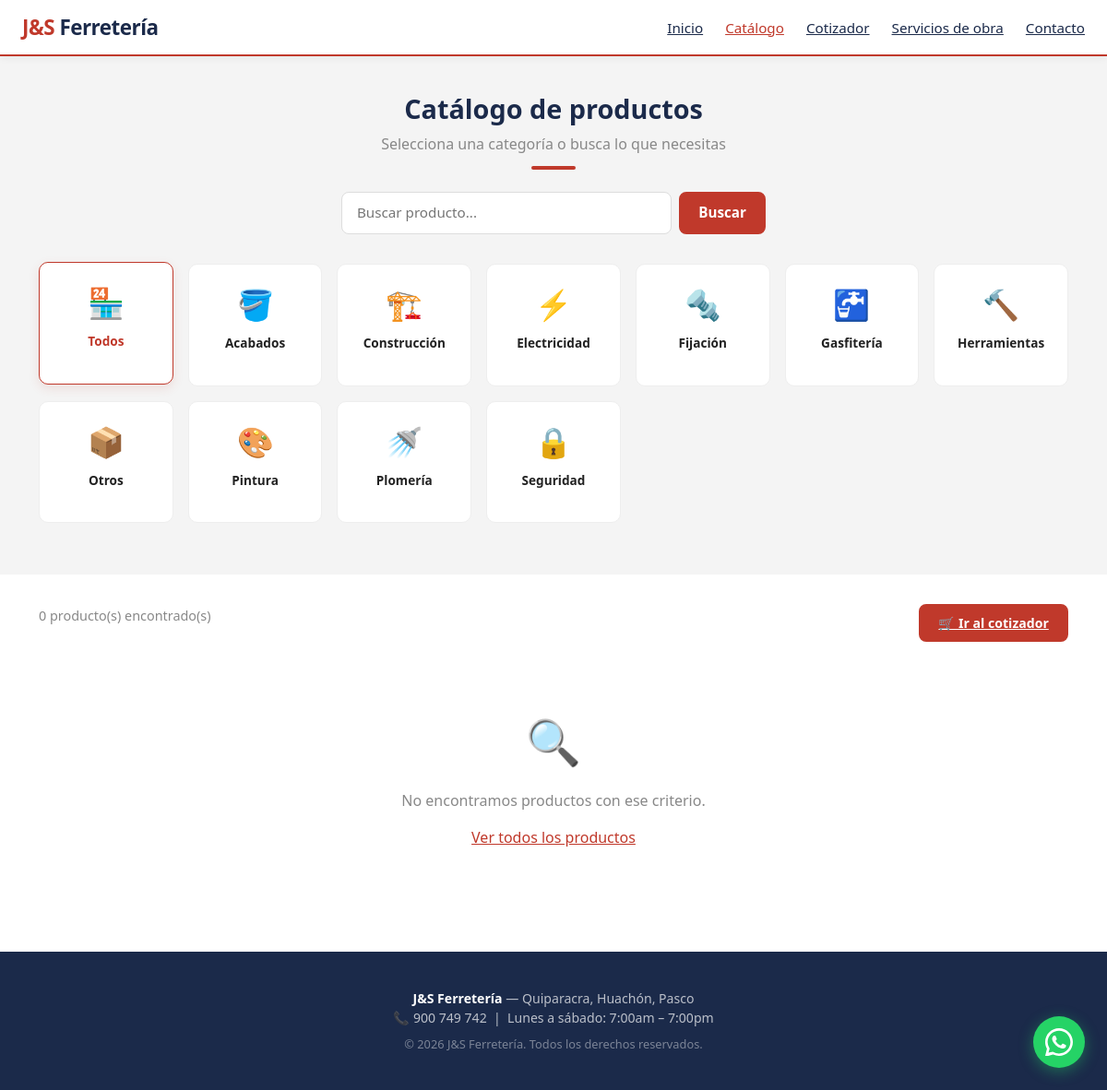
Page /public/catalogo.php on the committed database.
### tables this page shows
CREATE TABLE IF NOT EXISTS categorias (
    id          INT AUTO_INCREMENT PRIMARY KEY,
    nombre      VARCHAR(100) NOT NULL,
    descripcion VARCHAR(255),
    activo      TINYINT(1) DEFAULT 1,
    created_at  TIMESTAMP DEFAULT CURRENT_TIMESTAMP
);

### public/catalogo.php (the view, shortened to what this page needs)
<?php
$pagina_activa = 'catalogo';
require_once 'navbar.php';
$conn = getConexion();
$stmt = $conn->prepare("SELECT * FROM categorias WHERE activo = 1 ORDER BY nombre ASC");
$stmt->execute();
$categorias = $stmt->fetchAll();
$categoria_id = $_GET['categoria'] ?? null;
$busqueda     = $_GET['buscar']    ?? '';
$sql    = "SELECT p.*, c.nombre AS categoria_nombre
           FROM productos p JOIN categorias c ON p.categoria_id = c.id
           WHERE p.activo = 1";
$params = [];
$sql .= " ORDER BY p.nombre ASC";
$stmt2 = $conn->prepare($sql);
$stmt2->execute($params);
$productos = $stmt2->fetchAll();
$iconos = [
    'Herramientas' => '🔨', 'Construcción' => '🏗️',
    'Plomería'     => '🚿', 'Electricidad'  => '⚡',
    'Pintura'      => '🎨', 'Seguridad'     => '🔒',
    'Fijación'     => '🔩', 'Acabados'      => '🪣',
    'Gasfitería'   => '🚰', 'Otros'         => '📦',
];
?>
<section class="seccion seccion-gris" style="padding-top:2.5rem;padding-bottom:1.5rem;">
    <div class="container">
        <div class="seccion-titulo" style="margin-bottom:1.5rem;">
            <h2>Catálogo de productos</h2>
            <p>Selecciona una categoría o busca lo que necesitas</p>
            <div class="linea-roja"></div>
        </div>
        <form method="GET" style="display:flex;gap:0.5rem;max-width:460px;margin:0 auto 2rem;">
            <input type="text" name="buscar" value="<?= htmlspecialchars($busqueda) ?>"
                   placeholder="Buscar producto..."
                   style="flex:1;padding:0.6rem 1rem;border:1.5px solid #ddd;border-radius:8px;font-size:0.95rem;outline:none;">
            <button type="submit" class="btn-rojo" style="padding:0.6rem 1.2rem;">Buscar</button>
        </form>
        <div class="grid-categorias" style="margin-bottom:2rem;">
            <a href="catalogo.php"
               class="card-categoria <?= !$categoria_id ? 'activo' : '' ?>">
                <div class="icono">🏪</div>
                <p>Todos</p>
            </a>
            <?php foreach ($categorias as $cat): ?>
                <a href="?categoria=<?= $cat['id'] ?><?= $busqueda ? '&buscar='.urlencode($busqueda) : '' ?>"
                   class="card-categoria <?= $categoria_id == $cat['id'] ? 'activo' : '' ?>">
                    <div class="icono"><?= $iconos[$cat['nombre']] ?? '📦' ?></div>
                    <p><?= htmlspecialchars($cat['nombre']) ?></p>
                </a>
            <?php endforeach; ?>
        </div>
    </div>
</section>
<section class="seccion" style="padding-top:2rem;">
    <div class="container">
        <div style="display:flex;justify-content:space-between;align-items:center;margin-bottom:1rem;flex-wrap:wrap;gap:0.5rem;">
            <p style="color:var(--gris-medio);font-size:0.9rem;">
                <?= count($productos) ?> producto(s) encontrado(s)
            </p>
            <a href="/ferresystem/public/cotizador.php" class="btn-rojo" style="font-size:0.88rem;padding:0.5rem 1.2rem;">
                🛒 Ir al cotizador
            </a>
        </div>
        <div class="grid-productos">
            <?php if (empty($productos)): ?>
                <div style="grid-column:1/-1;text-align:center;padding:3rem;color:var(--gris-medio);">
                    <div style="font-size:3rem;margin-bottom:1rem;">🔍</div>
                    <p>No encontramos productos con ese criterio.</p>
                    <a href="catalogo.php" style="color:var(--rojo);">Ver todos los productos</a>
                </div>
            <?php endif; ?>
        </div>
    </div>
</section>
<?php require_once 'footer.php'; ?>

### public/navbar.php (shortened to what this page needs)
<?php
$tel_whatsapp = '51900749742';
?>
<!DOCTYPE html>
<html lang="es">
<head>
    <link rel="stylesheet" href="<?= BASE_URL ?>/public/css/estilos.css">
    <link href="https://cdn.jsdelivr.net/npm/bootstrap@5.3.0/dist/css/bootstrap.min.css" rel="stylesheet">
</head>
<body>
<nav class="navbar-js">
    <div class="navbar-logo">J&S <span>Ferretería</span></div>
    <ul class="navbar-nav" id="navMenu">
        <li><a href="<?= BASE_URL ?>/public/index.php"
               class="<?= ($pagina_activa ?? '') === 'inicio'    ? 'activo' : '' ?>">Inicio</a></li>
        <li><a href="<?= BASE_URL ?>/public/catalogo.php"
               class="<?= ($pagina_activa ?? '') === 'catalogo'  ? 'activo' : '' ?>">Catálogo</a></li>
        <li><a href="<?= BASE_URL ?>/public/cotizador.php"
               class="<?= ($pagina_activa ?? '') === 'cotizador' ? 'activo' : '' ?>">Cotizador</a></li>
        <li><a href="<?= BASE_URL ?>/public/servicios.php"
               class="<?= ($pagina_activa ?? '') === 'servicios' ? 'activo' : '' ?>">Servicios de obra</a></li>
        <li><a href="<?= BASE_URL ?>/public/contacto.php"
               class="<?= ($pagina_activa ?? '') === 'contacto'  ? 'activo' : '' ?>">Contacto</a></li>
    </ul>
</nav>

### public/footer.php (shortened to what this page needs)
<a href="https://wa.me/<?= $tel_whatsapp ?? '51900749742' ?>?text=Hola,%20quiero%20consultar%20sobre%20sus%20productos"
   class="whatsapp-float" target="_blank" aria-label="WhatsApp">
</a>
<footer>
    <div class="container">
        <strong>J&S Ferretería</strong> — Quiparacra, Huachón, Pasco<br>
        📞 900 749 742 &nbsp;|&nbsp; Lunes a sábado: 7:00am – 7:00pm<br>
        <span style="font-size:0.8rem;opacity:0.6;margin-top:0.5rem;display:block;">
            © <?= date('Y') ?> J&S Ferretería. Todos los derechos reservados.
        </span>
    </div>
</footer>
</body>
</html>

### public/css/estilos.css (style rules this page uses)
:root { --rojo: #C0392B; --rojo-oscuro: #A93226; --rojo-claro: #FDECEA; --navy: #1B2A4A; --gris: #F4F4F4; --gris-medio: #888888; --blanco: #FFFFFF; --texto: #222222; }
*, *::before, *::after { box-sizing: border-box; margin: 0; padding: 0; }
body { font-family: 'Segoe UI', sans-serif; color: var(--texto); background: var(--blanco); font-size: 16px; line-height: 1.6; }
a { color: var(--rojo); text-decoration: none; }
.navbar-js { background: var(--blanco); border-bottom: 2px solid var(--rojo); padding: 0.8rem 1.5rem; display: flex; align-items: center; justify-content: space-between; position: sticky; top: 0; z-index: 999; box-shadow: 0 2px 8px rgba(0,0,0,0.06); }
.navbar-logo { font-size: 1.4rem; font-weight: 800; color: var(--rojo); letter-spacing: -0.5px; }
.navbar-logo span { color: var(--navy); }
.navbar-nav { display: flex; gap: 1.5rem; list-style: none; }
.navbar-nav a { font-size: 0.95rem; font-weight: 500; color: var(--navy); transition: color 0.2s; }
.navbar-nav a:hover, .navbar-nav a.activo { color: var(--rojo); }
.btn-rojo { background: var(--rojo); color: var(--blanco); padding: 0.75rem 1.8rem; border-radius: 8px; font-weight: 600; font-size: 0.95rem; border: 2px solid var(--rojo); cursor: pointer; transition: background 0.2s, transform 0.1s; display: inline-block; }
.seccion { padding: 4rem 1.5rem; text-align: center }
.seccion-gris { background: var(--gris); }
.seccion-titulo { text-align: center; margin-bottom: 2.5rem; }
.seccion-titulo h2 { font-size: 1.8rem; font-weight: 700; color: var(--navy); margin-bottom: 0.5rem; }
.seccion-titulo p { color: var(--gris-medio); font-size: 1rem; max-width: 500px; margin: 0 auto; }
.linea-roja { width: 48px; height: 4px; background: var(--rojo); border-radius: 2px; margin: 0.75rem auto 0; }
.container { max-width: 1100px; margin: 0 auto; width: 100%; }
.grid-categorias { display: grid; grid-template-columns: repeat(auto-fill, minmax(140px, 1fr)); gap: 1rem; }
.card-categoria { background: var(--blanco); border: 1.5px solid #eee; border-radius: 10px; padding: 1.2rem 1rem; text-align: center; cursor: pointer; transition: border-color 0.2s, box-shadow 0.2s, transform 0.1s; text-decoration: none; color: var(--texto); }
.card-categoria:hover, .card-categoria.activo { border-color: var(--rojo); box-shadow: 0 4px 12px rgba(192,57,43,0.12); transform: translateY(-2px); color: var(--rojo); }
.card-categoria .icono { font-size: 2rem; margin-bottom: 0.5rem; }
.card-categoria p { font-size: 0.85rem; font-weight: 600; }
.grid-productos { display: grid; grid-template-columns: repeat(auto-fill, minmax(220px, 1fr)); gap: 1.2rem; margin-top: 1.5rem; }
.whatsapp-float { position: fixed; bottom: 1.5rem; right: 1.5rem; width: 56px; height: 56px; background: #25D366; border-radius: 50%; display: flex; align-items: center; justify-content: center; box-shadow: 0 4px 16px rgba(37,211,102,0.4); z-index: 1000; transition: transform 0.2s; text-decoration: none; }
.whatsapp-float svg { width: 30px; height: 30px; fill: white; }
footer { background: var(--navy); color: rgba(255,255,255,0.7); padding: 2.5rem 1.5rem; text-align: center; font-size: 0.88rem; }
footer strong { color: var(--blanco); }
@media (min-width: 769px) { .navbar-nav { display: flex !important; flex-direction: row !important; position: static !important; background: transparent !important; border: none !important; box-shadow: none !important; padding: 0 !important; gap: 1.5rem !important; } }

### rows in the picture
categorias: nombre "🪣", nombre "Acabados"
categorias: nombre "🏗️", nombre "Construcción"
categorias: nombre "⚡", nombre "Electricidad"
categorias: nombre "🔩", nombre "Fijación"
categorias: nombre "🚰", nombre "Gasfitería"
categorias: nombre "🔨", nombre "Herramientas"
categorias: nombre "📦", nombre "Otros"
categorias: nombre "🎨", nombre "Pintura"
categorias: nombre "🚿", nombre "Plomería"
categorias: nombre "🔒", nombre "Seguridad"

### other values in the picture
count($productos) "0"
